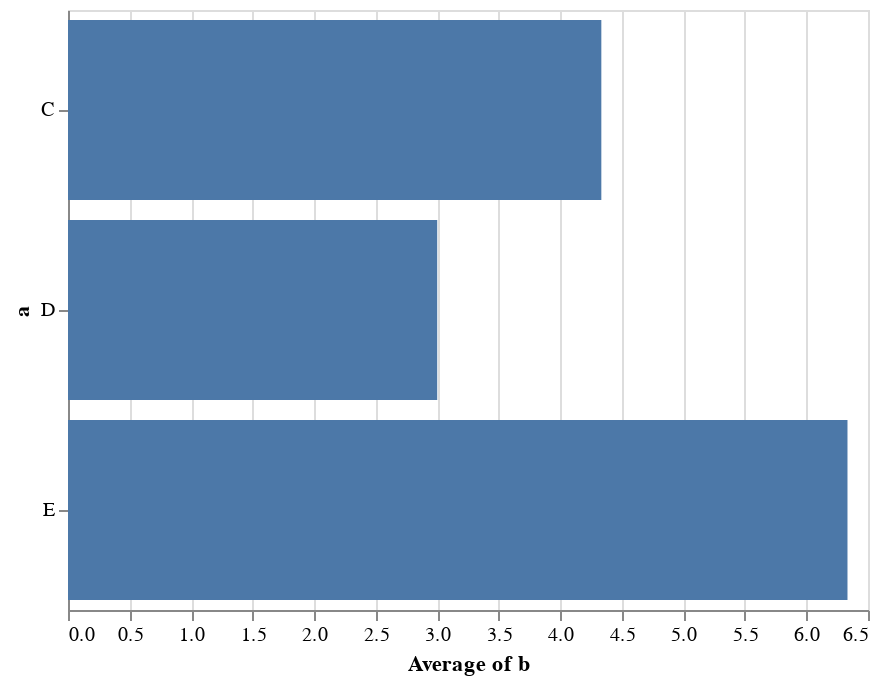

Notebook code for this chart:
### Markdown cell above
Which has the same effect as the more concise form:

### Code cell
alt.Chart(data).mark_bar().encode(
    y='a:N',
    x='average(b):Q'
)

### Figure 1 — Vega-Lite specification as saved in the notebook (floating-point values rounded to 4 significant figures)
{"$schema": "https://vega.github.io/schema/vega-lite/v2.6.0.json", "config": {"view": {"height": 300, "width": 400}}, "data": {"name": "data-347f1284ea3247c0f55cb966abbdd2d8"}, "datasets": {"data-347f1284ea3247c0f55cb966abbdd2d8": [{"a": "C", "b": 2}, {"a": "C", "b": 7}, {"a": "C", "b": 4}, {"a": "D", "b": 1}, {"a": "D", "b": 2}, {"a": "D", "b": 6}, {"a": "E", "b": 8}, {"a": "E", "b": 4}, {"a": "E", "b": 7}]}, "encoding": {"x": {"aggregate": "average", "field": "b", "type": "quantitative"}, "y": {"field": "a", "type": "nominal"}}, "mark": "bar"}
